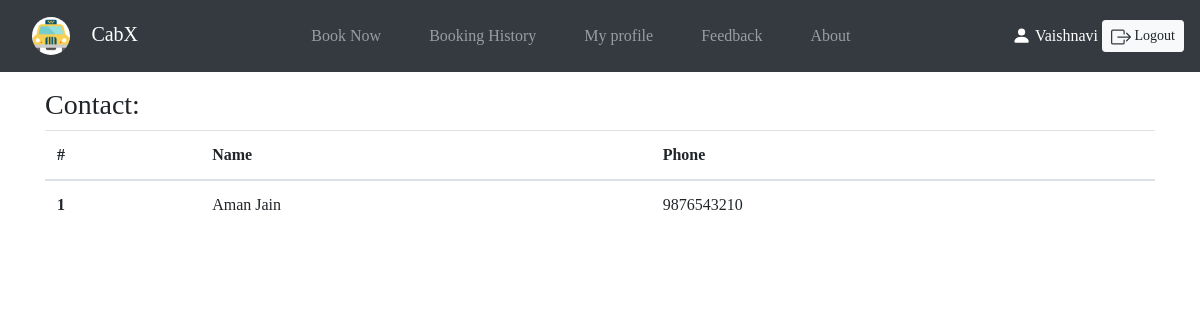
The page /cab_booking/contact.php (signed in) on the database its author committed.
### tables this page shows
CREATE TABLE `contact` (
  `pid` int(11) NOT NULL,
  `did` int(11) NOT NULL
);

CREATE TABLE `driver` (
  `did` int(11) NOT NULL,
  `username` varchar(20) NOT NULL,
  `password` varchar(255) NOT NULL,
  `fname` varchar(50) NOT NULL,
  `lname` varchar(50) NOT NULL,
  `yr_exp` int(11) NOT NULL,
  `vehicle_no` varchar(20) NOT NULL,
  `vehicle_type` varchar(50) NOT NULL,
  `created_at` datetime NOT NULL DEFAULT current_timestamp()
);

### cab_booking/contact.php (the view, shortened to what this page needs)
<?php
require "partials/_config.php";
if(!isset($_SESSION['login']) || $_SESSION['login'] != true)
{
    header("location: login.php");
}
else if(isset($_SESSION['pid']))
{
  $pid=$_SESSION['pid'];
}
?>
<!doctype html>
<html lang="en">
<head>
    <link rel="stylesheet" href="https://cdn.jsdelivr.net/npm/bootstrap@4.5.3/dist/css/bootstrap.min.css"
>
    <link rel="stylesheet" href="css/styles.css">
</head>
<body>
    <?php require "partials/_nav.php"?>
    <div class="container my-3">
        <h3>Contact:</h3>
        <table class="table">
            <thead>
                <tr>
                    <th scope="col">#</th>
                    <th scope="col">Name</th>
                    <th scope="col">Phone</th>
                </tr>
            </thead>
            <tbody>
                <?php
    $sql="SELECT DISTINCT pid,contact.did,fname,lname,phno from driver,driver_phone,contact where driver.did=driver_phone.did and driver.did=contact.did and contact.pid=$pid";
      $result=mysqli_query($conn,$sql);
      if($result)
      {
        $i=1;
        while($row=mysqli_fetch_assoc($result))
        {
            echo '<tr>
            <th scope="row">'.$i++.'</th>
            <td>'.$row["fname"].' '.$row["lname"].'</td>
            <td>'.$row["phno"].'</td>
          </tr>';
        }
      }
    ?>
            </tbody>
        </table>
    </div>
</body>
</html>

### cab_booking/css/styles.css (style rules this page uses)
* { box-sizing: border-box; }
body { font-family: Georgia, 'Times New Roman', Times, serif; }

### rows shown on the page
contact: did.fname "Aman", did.lname "Jain", phno "9876543210"

### other values the page prints
$_SESSION['username'] "Vaishnavi"
